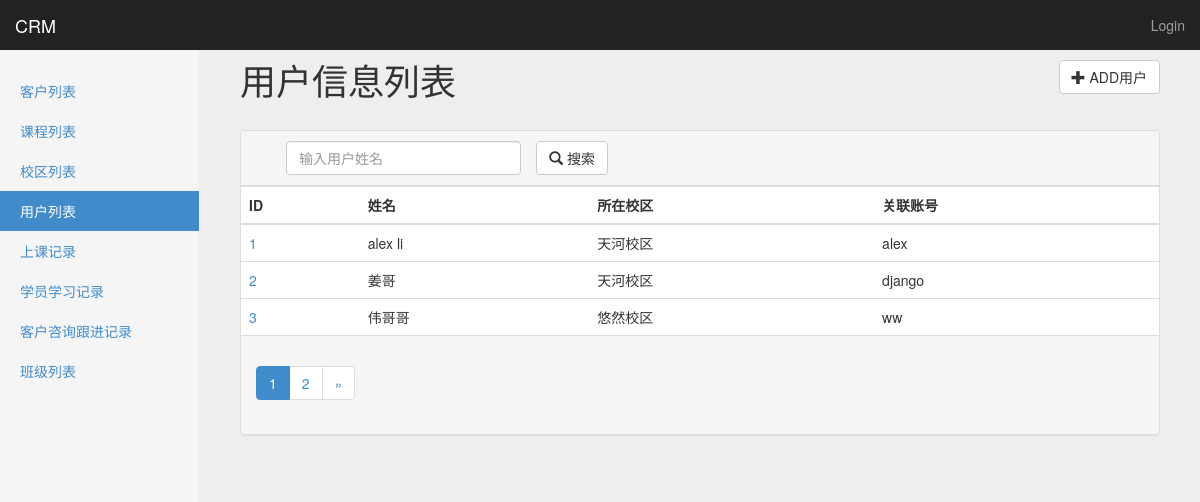
Screenshot of /crm/userprofiles/ with the database file from the repository.
### app01/models.py (models this page shows, shortened)
class UserProfile(models.Model):
    user = models.OneToOneField(User)
    name = models.CharField(u'姓名',max_length=32)
    school = models.ForeignKey('School',verbose_name='校区',default=1)
    class Meta:
        permissions = (
            ('view_customer_list',u'可以查看客户列表'),
            ('view_customer_info',u'可以查看客户详细信息'),
            ('edit_own_customer_info',u'可以修改自己的客户信息'),
            ('add_customer_get',u'可以进入新增客户界面'),
            ('add_customer_post', u'可以提交新增客户信息'),
            ('batch_own_customer_info', u'可以批量操作自己的客户信息'),
            ('view_courserecord_list', u'可以查看开课记录列表'),
            ('batch_own_courserecord_info',u'可以批量操作自己的开课记录'),
            ('add_courserecord_info',u'可以新增开课记录'),
            ('view_classlist_list', u'可以查看班级列表'),
            ('edit_classlist_info', u'可以修改班级'),
            ('batch_own_classlist_info', u'可以批量操作班级'),
            ('add_classlist_info', u'可以新增班级'),
            ('view_studyrecord_list', u'可以查看学习记录列表'),
            ('edit_studyrecord_info', u'可以修改学习记录'),
            ('batch_studyrecord_info', u'可以批量操作学习记录'),
            ('add_studyrecord_info', u'可以新增学习记录'),
            ('view_userprofile_list', u'可以查看用户列表'),
            ('view_school_list', u'可以查看校区列表'),
        )

class School(models.Model):
    name = models.CharField(u'校区名称',max_length=64,unique=True)
    addr = models.CharField(u'地址',max_length=128)

### app01/views.py (the view)
# urls.py: url(r'^userprofiles/(\d+)/$', views.userprofile_detail,name='userprofile_detail'),
def userprofiles(request):
    data_dic = build_search_param(request, models.UserProfile)
    return render(request,'app01/userprofiles.html',data_dic)

### app01/forms.py (called while the page is built, shortened)
def get_filter_fields(cls):
    filter_fields = settings.FILTER_FIELDS.get(cls.__name__.lower())
    if filter_fields is None:
        return None

### templates/app01/userprofiles.html (shortened to what this page needs)
{% extends 'base.html' %}
{% load custom_tags %}
{% block page-header %}
用户信息列表
<a href="{% url 'userprofile_add' %}">
    <button type="button" class="btn btn-default pull-right">
      <span class="glyphicon glyphicon-plus"></span> ADD用户
    </button>
</a>
{% endblock %}
{% block page-content %}
<div class="panel panel-default">
    <div class="panel-heading" id="panel-heading">
        <div class="col-md-9 " >
            <form action="{% url url_alias %}?page=1{{ search_str }}" method="GET">
                <div class="col-md-5">
                    <input name="find__name" class="form-control" type="text" value="{{ find_list.1 }}" placeholder="输入用户姓名" minlength="1" maxlength="20" required>
                </div>
                <div class="col-md-3 search-button">
                    <button type="submit" id="btn-submit" class="btn btn-default">
                        <span class="glyphicon glyphicon-search"></span> 搜索
                    </button>
                </div>
            </form>
        </div>
    </div>
    <table class="table table-hover">
    <thead>
    <tr>
        <th>ID</th>
        <th>姓名</th>
        <th>所在校区</th>
        <th>关联账号</th>
    </tr>
    </thead>
    <tbody>
    {% for data in data_list %}
        <tr>
            <td><a href="{% url 'userprofile_detail' data.id %}">{{ data.id }}</a></td>
            <td>{{ data.name }}</td>
            <td>{{ data.school.name }}</td>
            <td>{{ data.user}}</td>
        </tr>
    {% endfor %}
    </tbody>
</table>
    <div class="panel-footer">
        <nav>{% pagination_bar data_list search_str find_list %}</nav>
    </div>
</div>
{% endblock %}

### statics/css/custom.css (style rules this page uses)
body { padding-top: 40px; padding-bottom: 40px; background-color: #eee; }
#panel-heading { float:none;overflow: hidden; }
#panel-heading .search-button,#panel-heading .search-more-button { padding-left: 0px; }

### rows the page displays
UserProfile: id "1", name "alex li", school.name "天河校区", user "alex"
UserProfile: id "2", name "姜哥", school.name "天河校区", user "django"
UserProfile: id "3", name "伟哥哥", school.name "悠然校区", user "ww"
